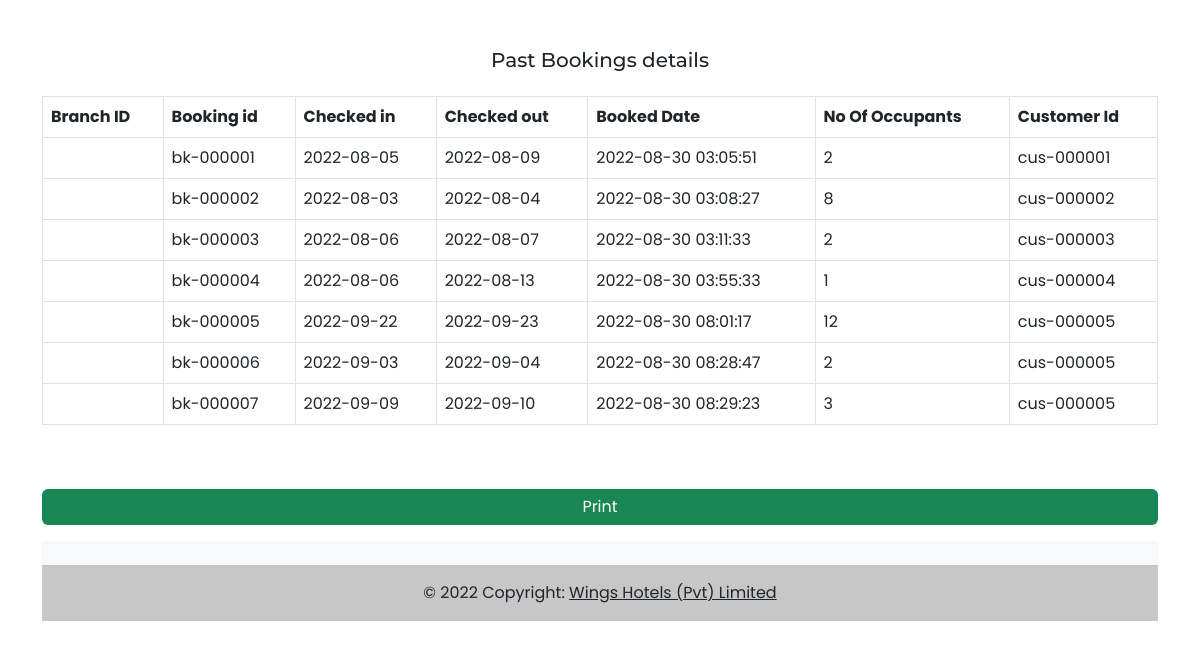
The app's page /Pages/Admin/Rep_Booking.php with its own data.
### tables this page shows
CREATE TABLE `booking` (
  `booking_id` varchar(50) NOT NULL,
  `check_in` date NOT NULL,
  `check_out` date NOT NULL,
  `book_date` timestamp NOT NULL DEFAULT current_timestamp(),
  `no_of_occupants` int(11) NOT NULL,
  `booking_status` varchar(50) NOT NULL,
  `customer_id` varchar(50) NOT NULL,
  `villa_id` varchar(50) DEFAULT NULL
);

### Pages/Admin/Rep_Booking.php (the view, shortened to what this page needs)
<!DOCTYPE html>
<?php include "../../Config/Connection.php";?>
<html lang="en">
<head>
  <link
    href="https://cdn.jsdelivr.net/npm/bootstrap@5.2.0/dist/css/bootstrap.min.css"
    rel="stylesheet"
 />
  <link rel="stylesheet" href="../../index.css" />
  <link rel="stylesheet" href="../DashboardHome.css" />
  <link rel="stylesheet" href="./Css/Report.css" />
  <link rel="stylesheet" text= "text/css" href="./Css/Rep_Booking_print.css" media="print">
</head>
<body>
  <div class="d-flex">
    <section class="flex-grow-1 pt-5">
      <h6 class="fs-5 mont mb-4">Past Bookings details</h6>
      <div class="container">
      <div class="row">
        <div class="col-12">
          <table class="table table-bordered ">
            <thead>
              <tr>
                <th>Branch ID</th>
                <th>Booking id</th>
                <th>Checked in</th>
                <th>Checked out</th>
                <th>Booked Date</th>
                <th>No Of Occupants</th>
                <th>Customer Id</th>
              </tr>
            </thead>
            <tbody>
              <?php
              $user_query = "SELECT * FROM booking";
            if ($user_res = mysqli_query($con,$user_query)
            ) {
              while ($user_data=mysqli_fetch_assoc($user_res) )
              {
                ?>
                <?php if (strtotime($user_data['check_in']) < time() && strtotime($user_data['check_out']) < time()): ?>
                <tr>
                  <td><?php echo $user_data['branch_id']; ?></td>
                  <td><?php echo $user_data['booking_id']; ?></td>
                  <td><?php echo $user_data['check_in']; ?></td>
                  <td><?php echo $user_data['check_out']; ?></td>
                  <td><?php echo $user_data['book_date']; ?></td>
                  <td><?php echo $user_data['no_of_occupants']; ?></td>
                  <td><?php echo $user_data['customer_id']; ?></td>
                </tr>
                  <?php endif; ?>
                <?php
            }  }
                 ?>
            </tbody>
          </table>
          <button type="button" name="button" onclick="window.print()" id="print-btn" class="btn btn-success w-100 mt-5 mb-3 center">Print</button>
        </div>
      </div>
        <?php include "./Components/footer.php" ?>
      </div>
        </div>
</body>
</html>

### index.css (style rules this page uses)
:root { --blue: #2b6777; --grey: #c4c4c4; --white: #f5f5f5; --white2: #ededed; --green: #52ab98; --img-overlay: #00000091; --img-overlay2: #00000069; --img-overlay3: #2b6777d1; --btn-blue: #2a86e0; --btn-green: #52ab98; --btn-red: #ff7272; }
* { box-sizing: border-box; font-family: "Poppins", sans-serif; }
body { min-height: 100vh; }
.mont { font-family: "Montserrat", sans-serif; }
.btn { border: none; }

### Pages/Admin/Css/report.css (style rules this page uses)
.fs-5 { text-align: center; }

### Pages/Admin/Css/Rep_Booking_print.css (style rules this page uses)
#print-btn { display: none; visibility: none; }

### records on screen
booking: booking_id "bk-000001", check_in "2022-08-05", check_out "2022-08-09", book_date "2022-08-30 03:05:51", no_of_occupants "2", customer "cus-000001"
booking: booking_id "bk-000002", check_in "2022-08-03", check_out "2022-08-04", book_date "2022-08-30 03:08:27", no_of_occupants "8", customer "cus-000002"
booking: booking_id "bk-000003", check_in "2022-08-06", check_out "2022-08-07", book_date "2022-08-30 03:11:33", no_of_occupants "2", customer "cus-000003"
booking: booking_id "bk-000004", check_in "2022-08-06", check_out "2022-08-13", book_date "2022-08-30 03:55:33", no_of_occupants "1", customer "cus-000004"
booking: booking_id "bk-000005", check_in "2022-09-22", check_out "2022-09-23", book_date "2022-08-30 08:01:17", no_of_occupants "12", customer "cus-000005"
booking: booking_id "bk-000006", check_in "2022-09-03", check_out "2022-09-04", book_date "2022-08-30 08:28:47", no_of_occupants "2", customer "cus-000005"
booking: booking_id "bk-000007", check_in "2022-09-09", check_out "2022-09-10", book_date "2022-08-30 08:29:23", no_of_occupants "3", customer "cus-000005"
